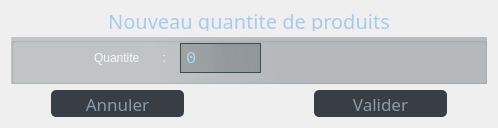
     <widget class="QWidget" name="page">
      <layout class="QVBoxLayout" name="verticalLayout_9">
       <item>
        <widget class="QLabel" name="label_51">
         <property name="sizePolicy">
          <sizepolicy hsizetype="Preferred" vsizetype="Preferred">
           <horstretch>0</horstretch>
           <verstretch>0</verstretch>
          </sizepolicy>
         </property>
         <property name="maximumSize">
          <size>
           <width>16777215</width>
           <height>20</height>
          </size>
         </property>
         <property name="font">
          <font>
           <family>Microsoft Tai Le</family>
           <pointsize>15</pointsize>
           <underline>true</underline>
          </font>
         </property>
         <property name="styleSheet">
          <string notr="true">color: rgb(167, 202, 238);</string>
         </property>
         <property name="text">
          <string>Nouveau quantite de produits</string>
         </property>
         <property name="alignment">
          <set>Qt::AlignCenter</set>
         </property>
        </widget>
       </item>
       <item>
        <widget class="QGroupBox" name="groupBox_25">
         <property name="sizePolicy">
          <sizepolicy hsizetype="Expanding" vsizetype="Expanding">
           <horstretch>0</horstretch>
           <verstretch>0</verstretch>
          </sizepolicy>
         </property>
         <property name="maximumSize">
          <size>
           <width>16777215</width>
           <height>602</height>
          </size>
         </property>
         <property name="styleSheet">
          <string notr="true">background-color: qlineargradient(spread:pad, x1:0.221, y1:0.5, x2:0.784, y2:0.488818, stop:0.119617 rgba(36, 50, 52, 55), stop:0.588517 rgba(64, 73, 84, 80));</string>
         </property>
         <property name="title">
          <string/>
         </property>
         <layout class="QHBoxLayout" name="horizontalLayout_13">
          <property name="spacing">
           <number>12</number>
          </property>
          <property name="leftMargin">
           <number>78</number>
          </property>
          <property name="topMargin">
           <number>0</number>
          </property>
          <property name="rightMargin">
           <number>223</number>
          </property>
          <property name="bottomMargin">
           <number>8</number>
          </property>
          <item>
           <widget class="QLabel" name="label_52">
            <property name="maximumSize">
             <size>
              <width>16777215</width>
              <height>28</height>
             </size>
            </property>
            <property name="styleSheet">
             <string notr="true">color: rgb(243, 249, 255);
font: 11pt &quot;Corbel&quot;;
border-radius :3px;
padding : 2px;
background-color: none;</string>
            </property>
            <property name="text">
             <string>Quantite       :</string>
            </property>
            <property name="alignment">
             <set>Qt::AlignCenter</set>
            </property>
           </widget>
          </item>
          <item>
           <widget class="QSpinBox" name="newqtt">
            <property name="sizePolicy">
             <sizepolicy hsizetype="Preferred" vsizetype="Preferred">
              <horstretch>0</horstretch>
              <verstretch>0</verstretch>
             </sizepolicy>
            </property>
            <property name="maximumSize">
             <size>
              <width>333</width>
              <height>30</height>
             </size>
            </property>
            <property name="font">
             <font>
              <family>Consolas</family>
              <pointsize>13</pointsize>
             </font>
            </property>
            <property name="styleSheet">
             <string notr="true">
#newqtt:hover{
color: rgb(231, 255, 254);
border-radius : 5px;
	background-color: qlineargradient(spread:pad, x1:0.221, y1:0.5, x2:0.784, y2:0.488818, stop:0.119617 rgba(32, 45, 46, 55), stop:0.866029 rgba(34, 48, 45, 57));
border : 1px solid rgb(103, 117, 126)
}
#newqtt{
padding :3px;
border : 1px solid rgb(61, 77, 77);
	color: rgb(174, 216, 231);
}</string>
            </property>
            <property name="buttonSymbols">
             <enum>QAbstractSpinBox::NoButtons</enum>
            </property>
            <property name="minimum">
             <number>0</number>
            </property>
            <property name="maximum">
             <number>1000000</number>
            </property>
           </widget>
          </item>
         </layout>
        </widget>
       </item>
       <item>
        <widget class="QGroupBox" name="groupBox_26">
         <property name="sizePolicy">
          <sizepolicy hsizetype="Expanding" vsizetype="Preferred">
           <horstretch>0</horstretch>
           <verstretch>0</verstretch>
          </sizepolicy>
         </property>
         <property name="maximumSize">
          <size>
           <width>16777215</width>
           <height>33</height>
          </size>
         </property>
         <property name="styleSheet">
          <string notr="true">border-radius : 5px;</string>
         </property>
         <property name="title">
          <string/>
         </property>
         <property name="alignment">
          <set>Qt::AlignHCenter|Qt::AlignTop</set>
         </property>
         <layout class="QHBoxLayout" name="horizontalLayout_14">
          <property name="spacing">
           <number>130</number>
          </property>
          <property name="leftMargin">
           <number>40</number>
          </property>
          <property name="topMargin">
           <number>0</number>
          </property>
          <property name="rightMargin">
           <number>40</number>
          </property>
          <property name="bottomMargin">
           <number>0</number>
          </property>
          <item>
           <widget class="QToolButton" name="annulQt">
            <property name="sizePolicy">
             <sizepolicy hsizetype="Preferred" vsizetype="Expanding">
              <horstretch>0</horstretch>
              <verstretch>0</verstretch>
             </sizepolicy>
            </property>
            <property name="maximumSize">
             <size>
              <width>16777215</width>
              <height>28</height>
             </size>
            </property>
            <property name="font">
             <font>
              <family>Corbel</family>
              <pointsize>13</pointsize>
             </font>
            </property>
            <property name="styleSheet">
             <string notr="true">#annulQt:hover{
	font: 12pt &quot;Corbel&quot;;
border-radius :3px;
	
	background-color: qlineargradient(spread:pad, x1:0.0301508, y1:0.5, x2:0.944, y2:0.55, stop:0.0753769 rgba(6, 82, 96, 52), stop:0.784689 rgba(4, 111, 119, 57));
	color: rgb(27, 253, 238);
}
#annulQt{
background-color: rgb(56, 62, 68);
	color: rgb(138, 154, 168);
}</string>
            </property>
            <property name="text">
             <string>Annuler</string>
            </property>
           </widget>
          </item>
          <item>
           <widget class="QToolButton" name="validQt">
            <property name="sizePolicy">
             <sizepolicy hsizetype="Preferred" vsizetype="Expanding">
              <horstretch>0</horstretch>
              <verstretch>0</verstretch>
             </sizepolicy>
            </property>
            <property name="maximumSize">
             <size>
              <width>16777215</width>
              <height>29</height>
             </size>
            </property>
            <property name="font">
             <font>
              <family>Corbel</family>
              <pointsize>13</pointsize>
             </font>
            </property>
            <property name="styleSheet">
             <string notr="true">#validQt:hover{
	font: 12pt &quot;Corbel&quot;;
border-radius :3px;
	
	background-color: qlineargradient(spread:pad, x1:0.0301508, y1:0.5, x2:0.944, y2:0.55, stop:0.0753769 rgba(6, 82, 96, 52), stop:0.784689 rgba(4, 111, 119, 57));
	color: rgb(27, 253, 238);
}

#validQt{
background-color: rgb(56, 62, 68);
color: rgb(138, 154, 168);
}</string>
            </property>
            <property name="text">
             <string>Valider</string>
            </property>
           </widget>
          </item>
         </layout>
        </widget>
       </item>
      </layout>
     </widget>
